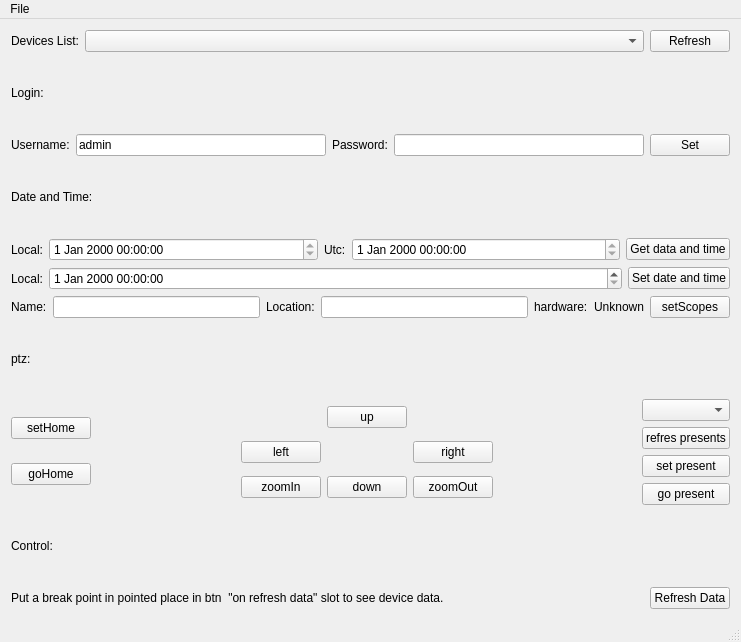
<?xml version="1.0" encoding="UTF-8"?>
<ui version="4.0">
 <class>MainWindow</class>
 <widget class="QMainWindow" name="MainWindow">
  <property name="geometry">
   <rect>
    <x>0</x>
    <y>0</y>
    <width>741</width>
    <height>642</height>
   </rect>
  </property>
  <property name="windowTitle">
   <string>MainWindow</string>
  </property>
  <widget class="QWidget" name="centralWidget">
   <layout class="QGridLayout" name="gridLayout">
    <item row="3" column="0">
     <layout class="QHBoxLayout" name="horizontalLayout">
      <item>
       <widget class="QLabel" name="label">
        <property name="text">
         <string>Devices List:</string>
        </property>
       </widget>
      </item>
      <item>
       <widget class="QComboBox" name="cmbDevicesComboBox">
        <property name="sizePolicy">
         <sizepolicy hsizetype="Expanding" vsizetype="Fixed">
          <horstretch>0</horstretch>
          <verstretch>0</verstretch>
         </sizepolicy>
        </property>
       </widget>
      </item>
      <item>
       <widget class="QPushButton" name="btnRefresh">
        <property name="text">
         <string>Refresh</string>
        </property>
       </widget>
      </item>
     </layout>
    </item>
    <item row="7" column="0">
     <widget class="QLabel" name="label_2">
      <property name="text">
       <string>Date and Time:</string>
      </property>
     </widget>
    </item>
    <item row="6" column="0">
     <layout class="QHBoxLayout" name="horizontalLayout_5">
      <item>
       <widget class="QLabel" name="label_8">
        <property name="text">
         <string>Username:</string>
        </property>
       </widget>
      </item>
      <item>
       <widget class="QLineEdit" name="txtUserName">
        <property name="text">
         <string>admin</string>
        </property>
       </widget>
      </item>
      <item>
       <widget class="QLabel" name="label_10">
        <property name="text">
         <string>Password:</string>
        </property>
       </widget>
      </item>
      <item>
       <widget class="QLineEdit" name="txtPassword">
        <property name="text">
         <string/>
        </property>
       </widget>
      </item>
      <item>
       <widget class="QPushButton" name="setUsernamePass">
        <property name="text">
         <string>Set</string>
        </property>
       </widget>
      </item>
     </layout>
    </item>
    <item row="15" column="0">
     <layout class="QHBoxLayout" name="horizontalLayout_3">
      <item>
       <widget class="QLabel" name="label_3">
        <property name="text">
         <string>Put a break point in pointed place in btn  &quot;on refresh data&quot; slot to see device data.</string>
        </property>
       </widget>
      </item>
      <item>
       <spacer name="horizontalSpacer">
        <property name="orientation">
         <enum>Qt::Horizontal</enum>
        </property>
        <property name="sizeHint" stdset="0">
         <size>
          <width>40</width>
          <height>20</height>
         </size>
        </property>
       </spacer>
      </item>
      <item>
       <widget class="QPushButton" name="btnRefreshData">
        <property name="text">
         <string>Refresh Data</string>
        </property>
       </widget>
      </item>
     </layout>
    </item>
    <item row="10" column="0">
     <layout class="QHBoxLayout" name="horizontalLayout_6">
      <item>
       <widget class="QLabel" name="label_12">
        <property name="text">
         <string>Name:</string>
        </property>
       </widget>
      </item>
      <item>
       <widget class="QLineEdit" name="txtName"/>
      </item>
      <item>
       <widget class="QLabel" name="label_11">
        <property name="text">
         <string>Location:</string>
        </property>
       </widget>
      </item>
      <item>
       <widget class="QLineEdit" name="txtLocation"/>
      </item>
      <item>
       <widget class="QLabel" name="label_13">
        <property name="text">
         <string>hardware:</string>
        </property>
       </widget>
      </item>
      <item>
       <widget class="QLabel" name="txtHardware">
        <property name="text">
         <string>Unknown</string>
        </property>
       </widget>
      </item>
      <item>
       <widget class="QPushButton" name="btnSetScopes">
        <property name="text">
         <string>setScopes</string>
        </property>
       </widget>
      </item>
     </layout>
    </item>
    <item row="5" column="0">
     <widget class="QLabel" name="label_9">
      <property name="text">
       <string>Login:</string>
      </property>
     </widget>
    </item>
    <item row="8" column="0">
     <layout class="QHBoxLayout" name="horizontalLayout_2">
      <item>
       <widget class="QLabel" name="label_4">
        <property name="text">
         <string>Local:</string>
        </property>
       </widget>
      </item>
      <item>
       <widget class="QDateTimeEdit" name="dateTimeEditLocal">
        <property name="enabled">
         <bool>true</bool>
        </property>
        <property name="sizePolicy">
         <sizepolicy hsizetype="Expanding" vsizetype="Fixed">
          <horstretch>0</horstretch>
          <verstretch>0</verstretch>
         </sizepolicy>
        </property>
        <property name="readOnly">
         <bool>true</bool>
        </property>
       </widget>
      </item>
      <item>
       <widget class="QLabel" name="label_5">
        <property name="text">
         <string>Utc:</string>
        </property>
       </widget>
      </item>
      <item>
       <widget class="QDateTimeEdit" name="dateTimeEditUtc">
        <property name="enabled">
         <bool>true</bool>
        </property>
        <property name="sizePolicy">
         <sizepolicy hsizetype="Expanding" vsizetype="Fixed">
          <horstretch>0</horstretch>
          <verstretch>0</verstretch>
         </sizepolicy>
        </property>
        <property name="readOnly">
         <bool>true</bool>
        </property>
        <property name="calendarPopup">
         <bool>false</bool>
        </property>
        <property name="timeSpec">
         <enum>Qt::UTC</enum>
        </property>
       </widget>
      </item>
      <item>
       <widget class="QPushButton" name="btnGetDataAndTime">
        <property name="text">
         <string>Get data and time</string>
        </property>
       </widget>
      </item>
     </layout>
    </item>
    <item row="9" column="0">
     <layout class="QHBoxLayout" name="horizontalLayout_4">
      <item>
       <widget class="QLabel" name="label_7">
        <property name="text">
         <string>Local:</string>
        </property>
       </widget>
      </item>
      <item>
       <widget class="QDateTimeEdit" name="dateTimeEditSet">
        <property name="sizePolicy">
         <sizepolicy hsizetype="Expanding" vsizetype="Fixed">
          <horstretch>0</horstretch>
          <verstretch>0</verstretch>
         </sizepolicy>
        </property>
       </widget>
      </item>
      <item>
       <widget class="QPushButton" name="btsSetDateAndTime">
        <property name="text">
         <string>Set date and time</string>
        </property>
       </widget>
      </item>
     </layout>
    </item>
    <item row="13" column="0">
     <layout class="QHBoxLayout" name="horizontalLayout_7">
      <item>
       <layout class="QVBoxLayout" name="verticalLayout">
        <item>
         <widget class="QPushButton" name="btnsetHome">
          <property name="text">
           <string>setHome</string>
          </property>
         </widget>
        </item>
        <item>
         <widget class="QPushButton" name="btngoHome">
          <property name="text">
           <string>goHome</string>
          </property>
         </widget>
        </item>
       </layout>
      </item>
      <item>
       <spacer name="horizontalSpacer_3">
        <property name="orientation">
         <enum>Qt::Horizontal</enum>
        </property>
        <property name="sizeHint" stdset="0">
         <size>
          <width>40</width>
          <height>20</height>
         </size>
        </property>
       </spacer>
      </item>
      <item>
       <layout class="QGridLayout" name="gridLayout_2">
        <item row="1" column="1">
         <widget class="QPushButton" name="btnLeft">
          <property name="text">
           <string>left</string>
          </property>
         </widget>
        </item>
        <item row="2" column="2">
         <widget class="QPushButton" name="btnDown">
          <property name="text">
           <string>down</string>
          </property>
         </widget>
        </item>
        <item row="2" column="1">
         <widget class="QPushButton" name="btnzoomIn">
          <property name="text">
           <string>zoomIn</string>
          </property>
         </widget>
        </item>
        <item row="0" column="2">
         <widget class="QPushButton" name="btnUp">
          <property name="text">
           <string>up</string>
          </property>
         </widget>
        </item>
        <item row="2" column="3">
         <widget class="QPushButton" name="btnzoomOut">
          <property name="text">
           <string>zoomOut</string>
          </property>
         </widget>
        </item>
        <item row="1" column="3">
         <widget class="QPushButton" name="btnRight">
          <property name="text">
           <string>right</string>
          </property>
         </widget>
        </item>
       </layout>
      </item>
      <item>
       <spacer name="horizontalSpacer_2">
        <property name="orientation">
         <enum>Qt::Horizontal</enum>
        </property>
        <property name="sizeHint" stdset="0">
         <size>
          <width>40</width>
          <height>20</height>
         </size>
        </property>
       </spacer>
      </item>
      <item>
       <layout class="QVBoxLayout" name="verticalLayout_2">
        <item>
         <widget class="QComboBox" name="cbxPresents"/>
        </item>
        <item>
         <widget class="QPushButton" name="btnrefreshPresents">
          <property name="text">
           <string>refres presents</string>
          </property>
         </widget>
        </item>
        <item>
         <widget class="QPushButton" name="btnsetPresent">
          <property name="text">
           <string>set present</string>
          </property>
         </widget>
        </item>
        <item>
         <widget class="QPushButton" name="btngoPresent">
          <property name="text">
           <string>go present</string>
          </property>
         </widget>
        </item>
       </layout>
      </item>
     </layout>
    </item>
    <item row="14" column="0">
     <widget class="QLabel" name="label_6">
      <property name="text">
       <string>Control:</string>
      </property>
     </widget>
    </item>
    <item row="11" column="0">
     <widget class="QLabel" name="label_14">
      <property name="text">
       <string>ptz:</string>
      </property>
     </widget>
    </item>
   </layout>
  </widget>
  <widget class="QStatusBar" name="statusBar"/>
  <widget class="QMenuBar" name="menuBar">
   <property name="geometry">
    <rect>
     <x>0</x>
     <y>0</y>
     <width>741</width>
     <height>22</height>
    </rect>
   </property>
   <widget class="QMenu" name="menuFile">
    <property name="title">
     <string>File</string>
    </property>
    <addaction name="actionAbout"/>
   </widget>
   <addaction name="menuFile"/>
  </widget>
  <action name="actionAbout">
   <property name="text">
    <string>About</string>
   </property>
  </action>
  <action name="actionStopMovement">
   <property name="text">
    <string>StopMovement</string>
   </property>
  </action>
 </widget>
 <layoutdefault spacing="6" margin="11"/>
 <resources/>
 <connections>
  <connection>
   <sender>btnDown</sender>
   <signal>released()</signal>
   <receiver>actionStopMovement</receiver>
   <slot>trigger()</slot>
   <hints>
    <hint type="sourcelabel">
     <x>366</x>
     <y>497</y>
    </hint>
    <hint type="destinationlabel">
     <x>-1</x>
     <y>-1</y>
    </hint>
   </hints>
  </connection>
  <connection>
   <sender>btnLeft</sender>
   <signal>released()</signal>
   <receiver>actionStopMovement</receiver>
   <slot>trigger()</slot>
   <hints>
    <hint type="sourcelabel">
     <x>285</x>
     <y>460</y>
    </hint>
    <hint type="destinationlabel">
     <x>-1</x>
     <y>-1</y>
    </hint>
   </hints>
  </connection>
  <connection>
   <sender>btnRight</sender>
   <signal>released()</signal>
   <receiver>actionStopMovement</receiver>
   <slot>trigger()</slot>
   <hints>
    <hint type="sourcelabel">
     <x>447</x>
     <y>460</y>
    </hint>
    <hint type="destinationlabel">
     <x>-1</x>
     <y>-1</y>
    </hint>
   </hints>
  </connection>
  <connection>
   <sender>btnUp</sender>
   <signal>released()</signal>
   <receiver>actionStopMovement</receiver>
   <slot>trigger()</slot>
   <hints>
    <hint type="sourcelabel">
     <x>366</x>
     <y>423</y>
    </hint>
    <hint type="destinationlabel">
     <x>-1</x>
     <y>-1</y>
    </hint>
   </hints>
  </connection>
  <connection>
   <sender>btnzoomIn</sender>
   <signal>released()</signal>
   <receiver>actionStopMovement</receiver>
   <slot>trigger()</slot>
   <hints>
    <hint type="sourcelabel">
     <x>285</x>
     <y>497</y>
    </hint>
    <hint type="destinationlabel">
     <x>-1</x>
     <y>-1</y>
    </hint>
   </hints>
  </connection>
  <connection>
   <sender>btnzoomOut</sender>
   <signal>released()</signal>
   <receiver>actionStopMovement</receiver>
   <slot>trigger()</slot>
   <hints>
    <hint type="sourcelabel">
     <x>447</x>
     <y>497</y>
    </hint>
    <hint type="destinationlabel">
     <x>366</x>
     <y>497</y>
    </hint>
   </hints>
  </connection>
 </connections>
</ui>
